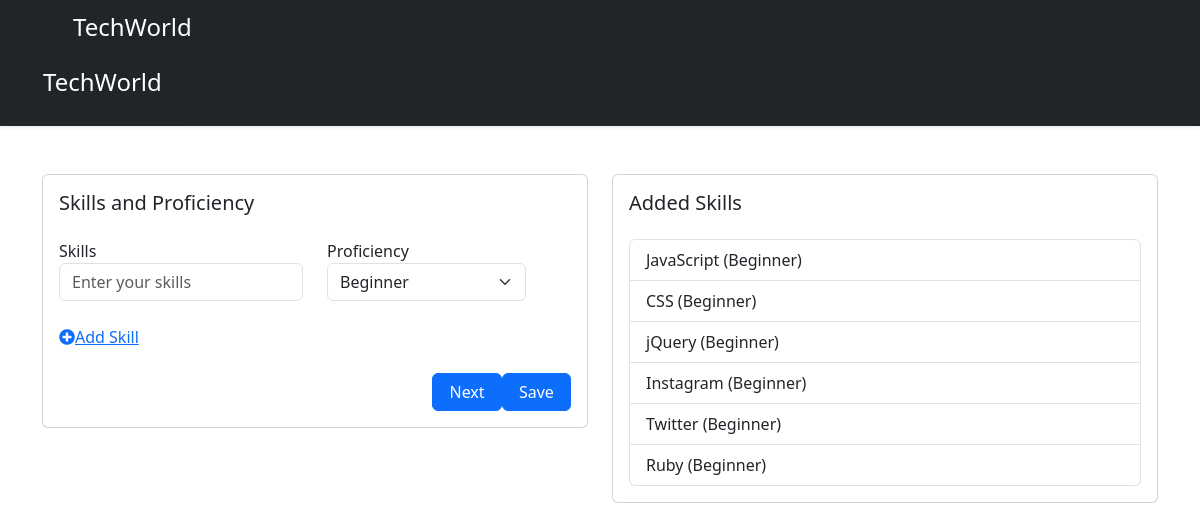
Before: /addSkill (signed in) with the older database file.
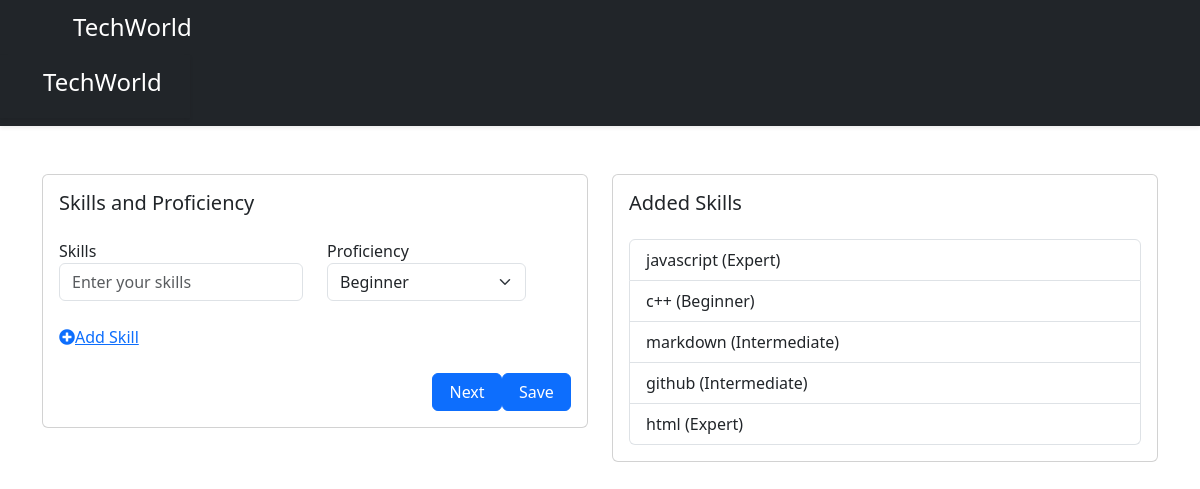
After: the same page with the newer database file.
### tables this page shows
CREATE TABLE Skills (
    skill_id INTEGER PRIMARY KEY AUTOINCREMENT,
    account_id INTEGER,
    skills VARCHAR(50) NOT NULL,
    proficiency TEXT NOT NULL,
    FOREIGN KEY (account_id) REFERENCES Accounts(account_id)
);

### app.py (the view, shortened to what this page needs)
@app.route("/addSkill", methods=['GET', 'POST'])
def addSkill():
    if authenticated():
        if request.method == 'GET':
            conn = get_db_connection()
            account_id = session['user_id']
            print(account_id)
            skills = conn.execute('SELECT skills, proficiency FROM Skills WHERE account_id = ?', (account_id,)).fetchall()
            conn.close()
            return render_template('addSkill.html', skills=skills)
    else:
        return redirect(url_for('login'))

### app.py (called while the page is built)
def get_db_connection():
    conn = sqlite3.connect('database.db')
    conn.row_factory = sqlite3.Row
    return conn

def authenticated():
    if 'user_id' in session:
        return True
    else:
        return False

### templates/addSkill.html (shortened to what this page needs)
<!DOCTYPE html>
<html lang="en">
<head>
    <link href="../static/css/addSkill.css" rel="stylesheet" />
    <link href="https://cdn.jsdelivr.net/npm/bootstrap@5.3.1/dist/css/bootstrap.min.css" rel="stylesheet"
 />
    <link rel="stylesheet" href="https://cdnjs.cloudflare.com/ajax/libs/font-awesome/5.15.4/css/all.min.css" />
</head>
<link rel="stylesheet" href="https://cdnjs.cloudflare.com/ajax/libs/font-awesome/5.15.4/css/all.min.css">
</head>
<body>
    <header data-bs-theme="dark">
      <div class="navbar navbar-dark bg-dark shadow-sm">
        <div class="container">
          <a
            href="/home"
            class="navbar-brand d-flex align-items-center"
          >
            <h4>TechWorld</h4>
          </a>
        </div>
        <div class="navbar navbar-dark bg-dark shadow-sm">
            <div class="container">
                <a href="/addhomepage" class="navbar-brand d-flex align-items-center">
                    <h4>TechWorld</h4>
                </a>
            </div>
    </header>
    <div class="container min-vh-100">
        <div class="row">
            <div class="col-md-6">
                <div class="card mt-5">
                    <div class="card-body">
                        <h5 class="card-title mb-4">Skills and Proficiency</h5>
                        <form id="skills-form" action="/addSkill" method="POST">
                            <div class="skills-container">
                                <div class="row skill-row">
                                    <div class="col-md-6">
                                        <div class="form-group mb-4">
                                            <label for="skills">Skills</label>
                                            <input type="text" class="form-control" name="skills[]"
                                                placeholder="Enter your skills" />
                                        </div>
                                    </div>
                                    <div class="col-md-5">
                                        <div class="form-group mb-4">
                                            <label for="proficiency">Proficiency</label>
                                            <select class="form-select" name="proficiency[]">
                                                <option>Beginner</option>
                                            </select>
                                        </div>
                                    </div>
                                    <div class="col-md-1 text-center">
                                    </div>
                                </div>
                            </div>
                            <div class="form-group mb-4">
                                <div class="col-sm-12">
                                    <div class="row">
                                        <a id="add_skill" href="#!"><i class="fa fa-plus-circle"></i><span
                                                class="add-skill-label" id="add">Add Skill</span></a>
                                    </div>
                                </div>
                            </div>
                            <button type="submit" class="btn btn-primary float-end">
                                &nbsp;Save&nbsp;
                            </button>
                        </form>
                        <a href="/addExperience"><button type="button" class="btn btn-primary float-end">
                                &nbsp;Next&nbsp;
                            </button>
                        </a>
                    </div>
                </div>
            </div>
            <div class="col-md-6">
                <div class="card mt-5">
                    <div class="card-body">
                        <h5 class="card-title mb-4">Added Skills</h5>
                        <div class="list-group flex-grow-1">
                            {% for skill, proficiency in skills %}
                            <a class="list-group-item">{{ skill }} ({{ proficiency }})</a>
                            {% endfor %}
                        </div>
                    </div>
                </div>
            </div>
        </div>
    </div>
</body>
</html>

### static/css/addSkill.css (style rules this page uses)
body { background: #E2E2DC; }

### templates/addSkill.html (style rules this page uses)
h4 { padding-left: 31px; }

Changed rows visible on the page:
removed Skills: skills "jQuery", proficiency "Beginner"
removed Skills: skills "Instagram", proficiency "Beginner"
removed Skills: skills "Twitter", proficiency "Beginner"
removed Skills: skills "Ruby", proficiency "Beginner"
changed Skills: skills "JavaScript" → "javascript"; proficiency "Beginner" → "Expert"
changed Skills "Beginner": skills "CSS" → "c++"
added Skills: skills "markdown", proficiency "Intermediate"
added Skills: skills "github", proficiency "Intermediate"
added Skills: skills "html", proficiency "Expert"
